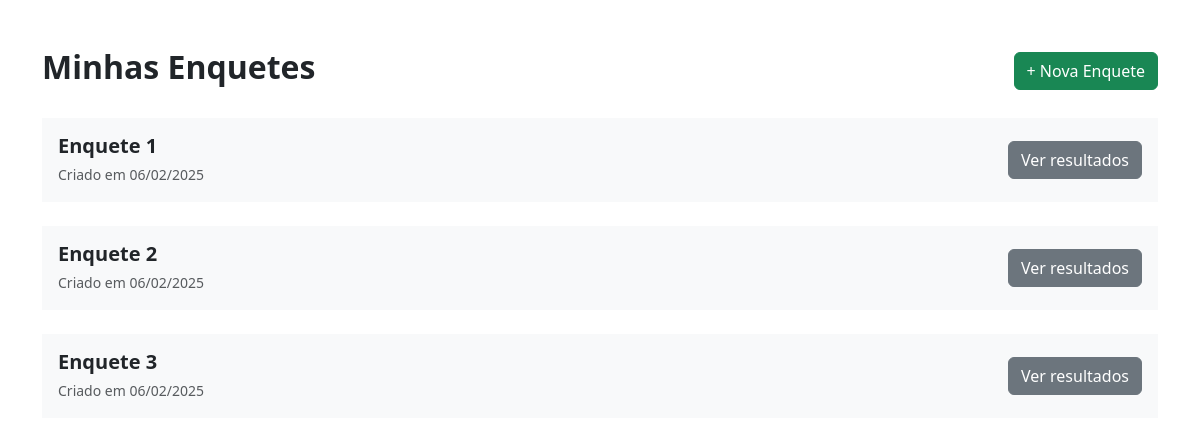
The page /enquetes on the database as committed earlier.
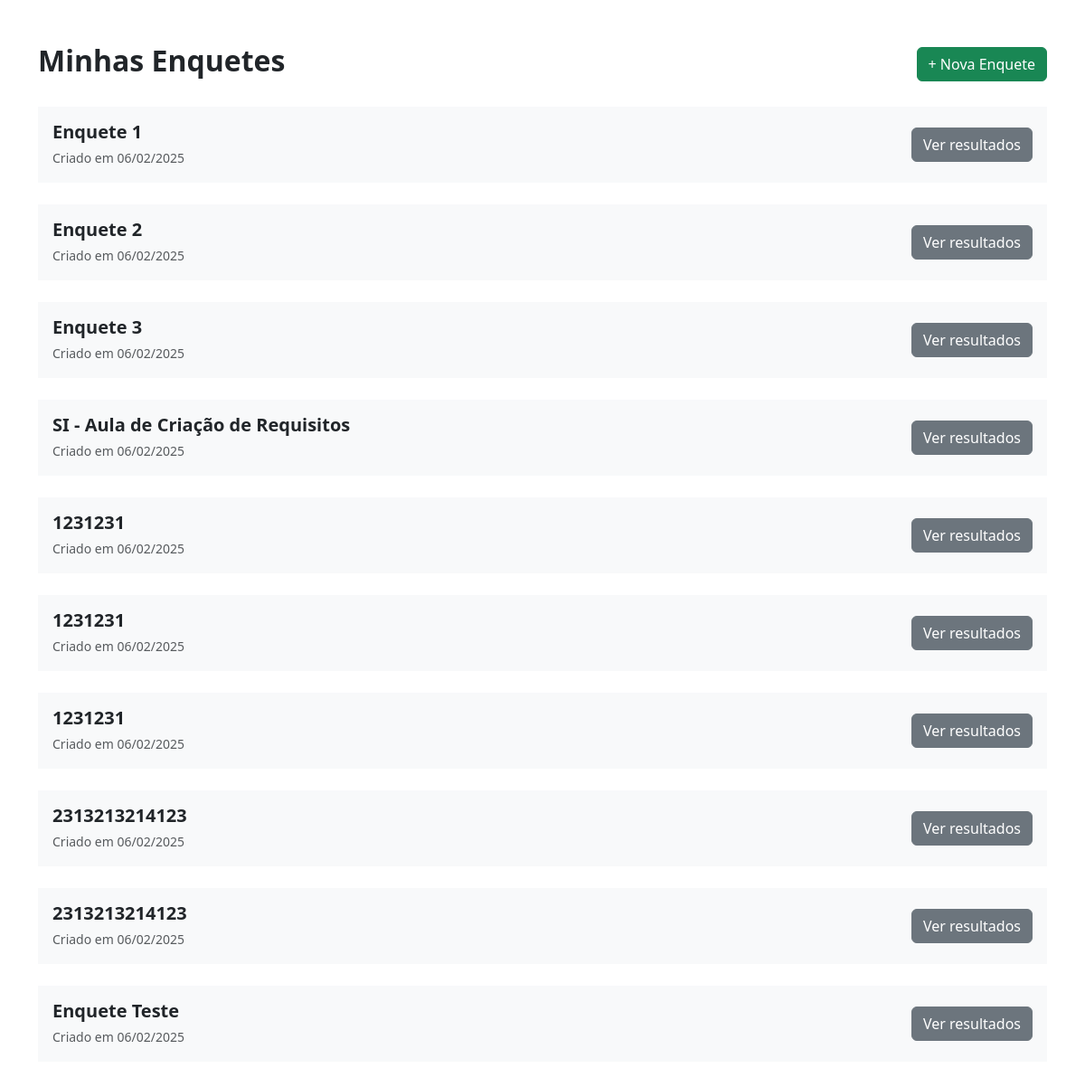
The same page on the database as committed later.
### tables this page shows
CREATE TABLE enquetes (
      id INTEGER PRIMARY KEY AUTOINCREMENT,           -- Chave primária com auto incremento
      titulo TEXT NOT NULL,                           -- Coluna 'titulo' para armazenar o título da enquete
      perguntas TEXT,                                 -- Coluna 'perguntas' para armazenar os IDs das perguntas como string
      criado_em TIMESTAMP DEFAULT CURRENT_TIMESTAMP   -- Coluna 'criado_em' com timestamp de criação
    );

### app.py (the view, shortened to what this page needs)
@app.route('/enquetes', methods=['GET', 'POST'])
def enquetes():
  conn = sqlite3.connect('database.db')
  cursor = conn.cursor()
  if request.method == 'GET':
    cursor.execute('SELECT * FROM enquetes')
    enquetes = cursor.fetchall()
    enquetes = [{'id': enquete[0],
                'titulo': enquete[1],
                'perguntas': enquete[2],
                'criado_em': datetime.strptime(enquete[3], '%Y-%m-%d %H:%M:%S').strftime('%d/%m/%Y')}
                for enquete in enquetes]
    conn.close()
    return render_template('enquetes.html', enquetes=enquetes)

### templates/enquetes.html (shortened to what this page needs)
{% extends "index.html" %}
{% block content %}
  <div class="container py-5">
    <div class="d-flex w-100 justify-content-between align-items-center">
      <h2><strong>Minhas Enquetes</strong></h2>
      <a href="{{ url_for('nova_enquete') }}" class="btn btn-success">+ Nova Enquete</a>
    </div>
    <div class="mt-4">
      {% for enquete in enquetes %}
        <div class="bg-light p-3 d-flex justify-content-between align-items-center mt-4">
          <div>
            <h5 class="mb-0"><strong>{{ enquete.titulo }}</strong></h5>
            <div class="text-muted pt-1">
              <small>Criado em {{ enquete.criado_em }}</small>
            </div>
          </div>
          <a href="#" class="btn btn-secondary">Ver resultados</a>
        </div>
      {% endfor %}
    </div>
  </div>
{% endblock %}

### templates/index.html (shortened to what this page needs)
<!doctype html>
<html lang="en">
  <head>
    {% block head %}
      {% block styles %}
        <link rel="stylesheet" type="text/css" href="{{url_for('static', filename='css/bootstrap.min.css')}}">
        <link rel="stylesheet" type="text/css" href="{{url_for('static', filename='css/styles.css')}}">
      {% endblock %}
    {% endblock %}
  </head>
  <body>
    {% block content %}{% endblock %}
  </body>
</html>

### static/css/styles.css (style rules this page uses)
body, html { width: 100%; height: 100%; }

Rows that differ between the two databases and show on the page:
added enquetes: titulo "SI - Aula de Criação de Requisitos", criado_em "06/02/2025"
added enquetes: titulo "1231231", criado_em "06/02/2025"
added enquetes: titulo "1231231", criado_em "06/02/2025"
added enquetes: titulo "1231231", criado_em "06/02/2025"
added enquetes: titulo "2313213214123", criado_em "06/02/2025"
added enquetes: titulo "2313213214123", criado_em "06/02/2025"
added enquetes: titulo "Enquete Teste", criado_em "06/02/2025"
